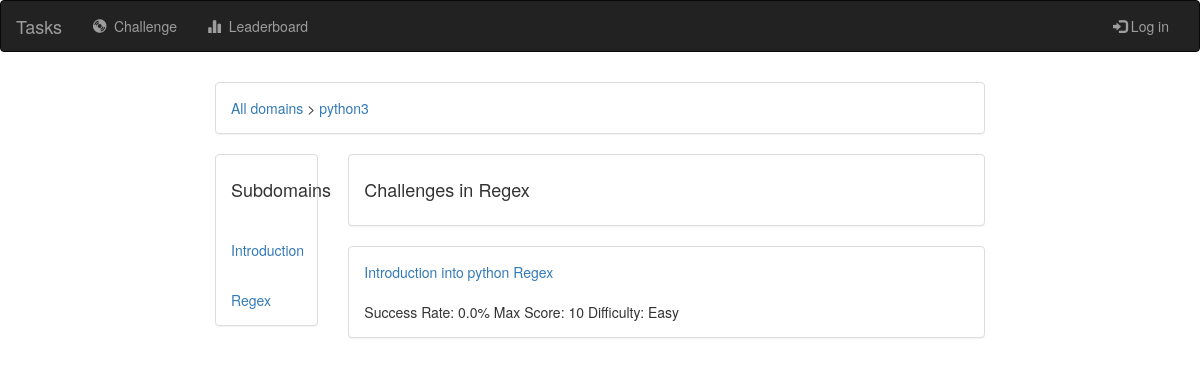
The app's page /challenges/python3/Regex/ with its own data.
### Tasks/models.py (models this page shows, shortened)
class domain(models.Model):
    domain_name = models.CharField(max_length = 50)

class subdomain(models.Model):
    father_domain_name = models.ForeignKey(domain)
    subdomain_name = models.CharField(max_length = 50)

class task(models.Model):
    choices = (('Easy','Easy'), ('Medium', 'Medium'), ('Hard','Hard'))
    father_domain_name = models.ForeignKey(domain)
    father_subdomain_name = models.ForeignKey(subdomain)
    task_name = models.CharField(max_length = 50)
    max_score = models.IntegerField()
    difficulty = models.CharField(max_length = 10, choices = choices, default = 'Easy')
    people_tried = models.IntegerField(default = 0)
    people_succeed = models.IntegerField(default = 0)
    success_rate = models.FloatField(max_length = 4, default = 0)
    task_text = models.TextField(max_length=15000)
    def __str__(self):
        return str(self.task_name).replace('_', " ")

### Tasks/views.py (the view)
# urls.py: url(r'^challenges/', include('Tasks.urls', namespace='Tasks')),
def challenges(request, domain_name, subdomain_name):
    subs = list(map(lambda x: x.subdomain_name,
                    subdomain.objects.filter(father_domain_name__domain_name__exact = domain_name)))
    context = {'subdomains': subs,
               'challenges': task.objects.filter(father_domain_name__domain_name__exact = domain_name).filter(
                   father_subdomain_name__subdomain_name__exact = subdomain_name),
               'domain': domain_name,
               'subdomain': subdomain_name,
               }
    return render(request, 'challenges.html', context)

### Tasks/templates/challenges.html (shortened to what this page needs)
{% extends 'base.html' %}
{% block body %}
    <div class="col-sm-12 col-md-18">
            <div class="panel panel-default">
                <div class="panel-body">
                    <a href="{% url 'Tasks:index' %}">All domains</a>
                    >
                    <a href="{% url 'Tasks:index' %}{{ domain }}/">{{ domain }}</a>
                </div>
            </div>
        </div>
    <br><br>
    <div class="col-sm-12 col-md-2">
            <div class="panel panel-default">
                <div class="panel-body">
                    <h4>Subdomains</h4>
                </div>
                {% for i in subdomains %}
                <div class="panel-body">
                    <a href="{% url 'Tasks:index' %}{{ domain }}/{{ i }}/">{{ i }}</a><br>
                </div>
                {% endfor %}
            </div>
        </div>
        <div class="col-sm-2 col-md-10">
            <div class="panel panel-default">
                <div class="panel-body">
                <h4>Challenges in {{ subdomain }}</h4>
                </div>
            </div>
        </div>
    <div class="col-sm-12 col-md-10">
        {% for i in challenges %}
            <div class="panel panel-default">
                <div class="panel-body">
                <a href="{% url 'Tasks:index' %}{{ domain }}/{{ subdomain }}/{{ i }}/">{{ i }}</a>
                <br><br>
                Success Rate: {{ i.success_rate }}% Max Score: {{ i.max_score }} Difficulty: {{ i.difficulty }}
            </div>
        </div>
        {% endfor %}
    </div>
{% endblock %}

### Tasks/static/style.css (style rules this page uses)
body { background: white url("images/background.png"); }

### records on screen
domain: domain_name "python3"
subdomain: subdomains "Introduction"
subdomain: subdomains "Regex", subdomain_name "Regex"
task: task_name "Introduction into python Regex", success_rate "0.0", max_score "10", difficulty "Easy"
